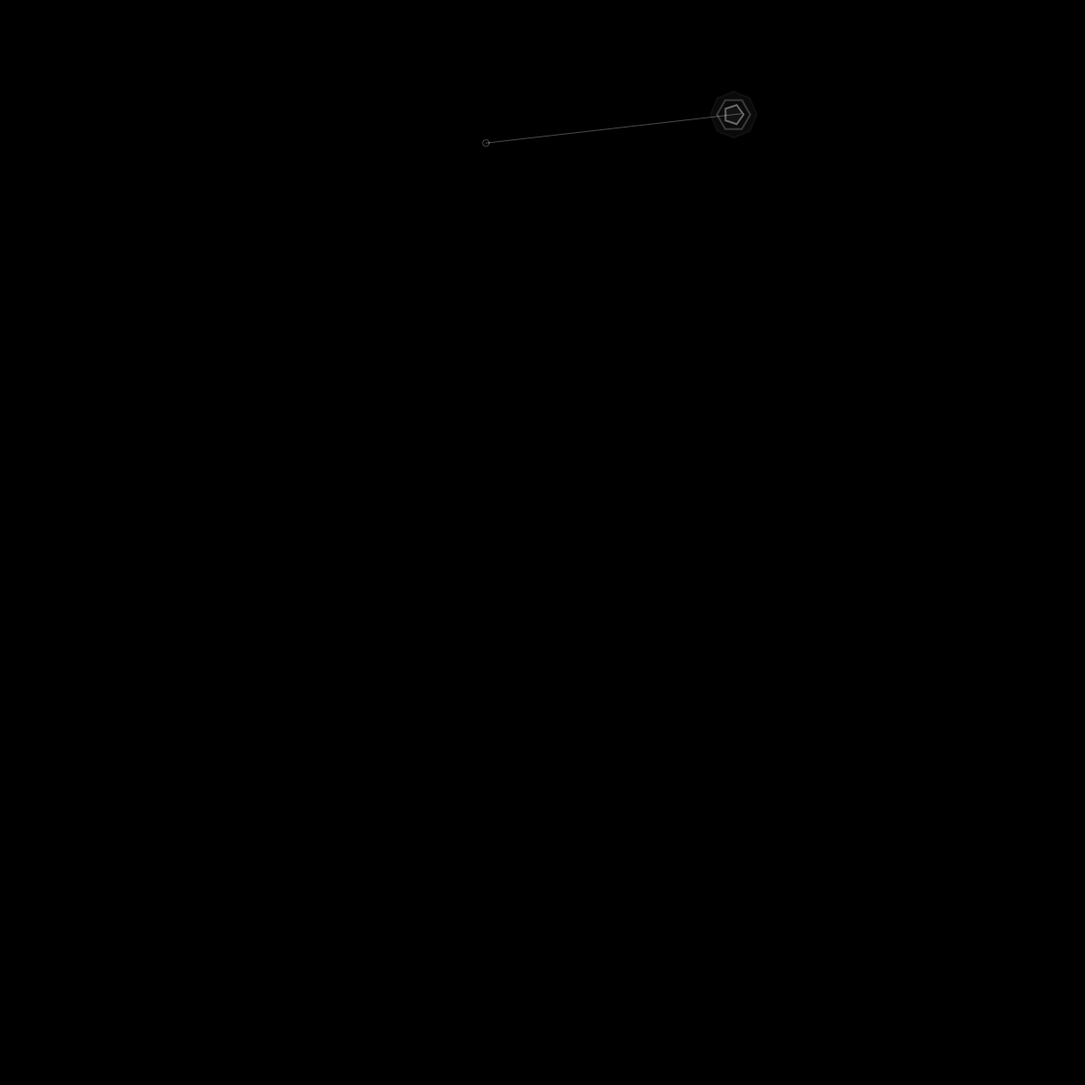
Frame 1 (no input)
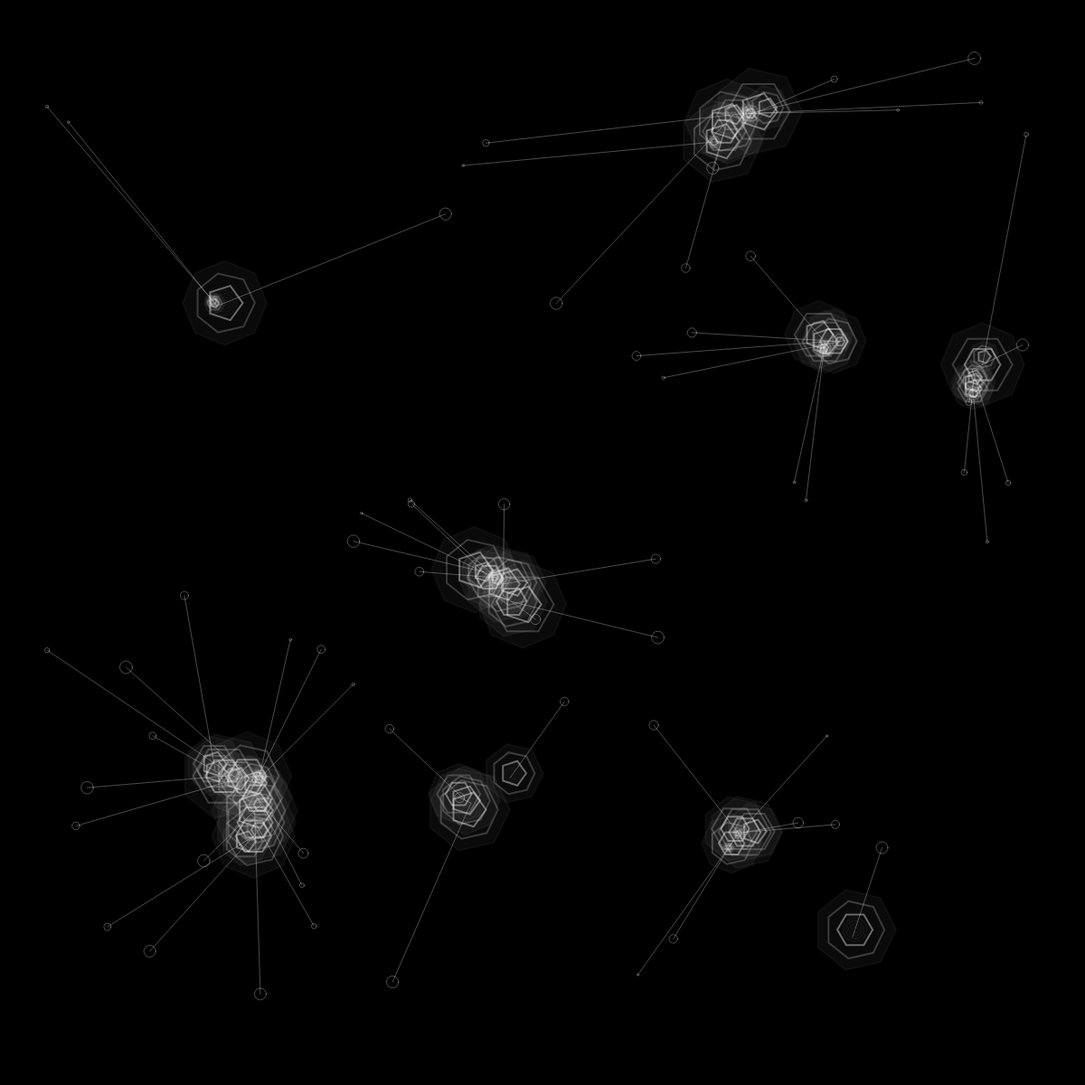
Frame 60 (no input)
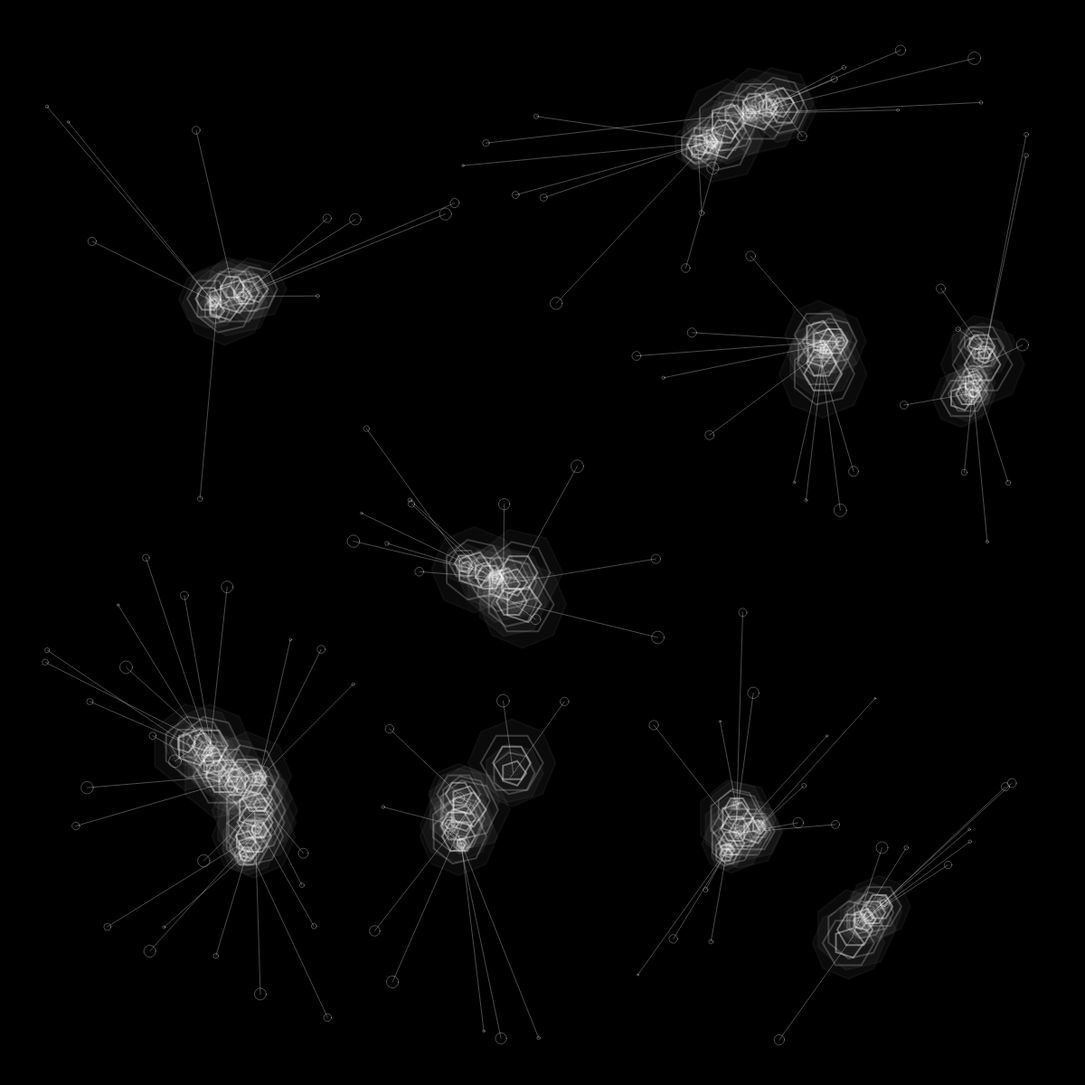
Frame 120 (the mouse pressed at the canvas centre since frame 60)

The p5.js sketch that drew these frames (run headless with seeded random() and noise() and a simulated clock; from frame 60 on, the mouse is pressed at the canvas centre):

// p5.js sketch
// ── sketch.js
let currentCount = 10
const margin = 50
const maxCount = 3000

const x = Array(maxCount)
const y = Array(maxCount)
const r = Array(maxCount)

const randomR = () => random(1, 7)
const randomX = () => random(margin, width - margin)
const randomY = () => random(margin, height - margin)

function setup() {
  createCanvas(1200, 1200)
  background(0)

  for (let i = 0; i < currentCount; i++) {
    r[i] = randomR()
    x[i] = randomX()
    y[i] = randomY()
  }
}

function polygon(x, y, radius, npoints) {
  let angle = TWO_PI / npoints

  beginShape()
  for (let a = 0; a < TWO_PI; a += angle) {
    const sx = x + cos(a) * radius
    const sy = y + sin(a) * radius
    vertex(sx, sy)
  }
  endShape(CLOSE)
}

function draw() {
  const newR = randomR()
  const newX = randomX()
  const newY = randomY()

  // The longest distance is the diagonal
  let closestD = sqrt(width * width + height * height)
  let closestIn = 0

  for (let i = 0; i < currentCount; i++) {
    const newD = dist(newX, newY, x[i] - 1, y[i] - 1)

    if (newD < closestD) {
      closestD = newD
      closestIn = i
    }
  }

  const angle = atan2(newY - y[closestIn], newX - x[closestIn])
  let i = currentCount
  currentCount++

  x[i] = x[closestIn] + cos(angle) * (r[closestIn] + newR)
  y[i] = y[closestIn] + sin(angle) * (r[closestIn] + newR)
  r[i] = newR

  showHistoryPath(newX, newY, newR, closestIn)

  noStroke()
  noFill()
  stroke(255, 10)
  strokeWeight(2)

  fill(255, 10)
  polygon(x[i], y[i], r[i] * 7, int(random(7, 9)))

  noFill()

  circle(x[i], y[i], r[i] * 4)
  circle(x[i], y[i], r[i] * 3)
  circle(x[i], y[i], r[i] * 2)
  circle(x[i], y[i], r[i] * 1)

  stroke(255, 100)
  polygon(x[i], y[i], r[i] * 3, int(random(5, 7)))

  stroke(255, 50)
  polygon(x[i], y[i], r[i] * 5, int(random(6, 8)))

  stroke(255, 40)

  if (currentCount == maxCount) {
    console.log("Limit reached: " + maxCount)
    noLoop()
  }
}

const showHistoryPath = (_x, _y, _r, inx) => {
  noFill()
  stroke(255, 75)
  strokeWeight(1)
  circle(_x, _y, _r * 2)
  line(_x, _y, x[inx], y[inx])
}

function keyReleased() {
  if (key == "s") {
    const msg = "fungus-" + frameCount + ".png"
    saveFrame(msg)
    console.log("Saved: " + msg)
  }
}
